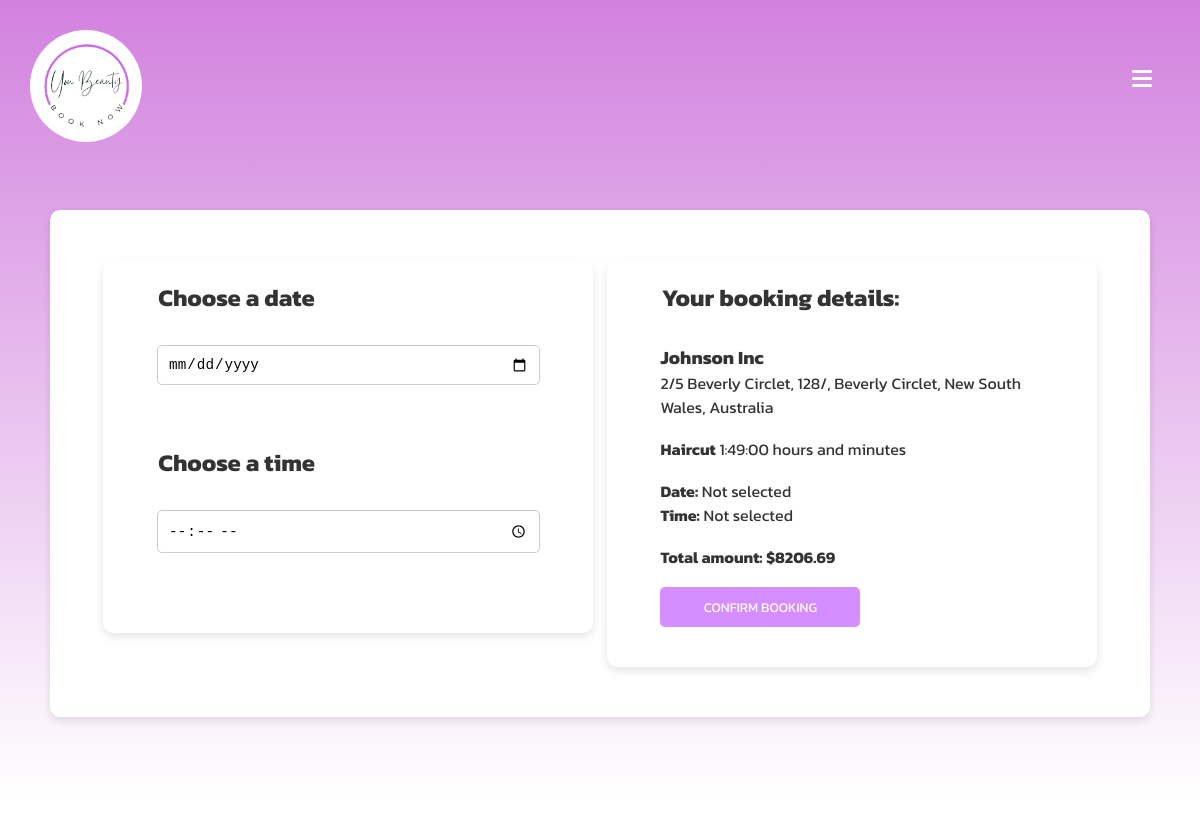
The page /book/11/ (signed in) on the database its author committed.
### salons/models.py (models this page shows, shortened)
class SalonService(models.Model):
    salon = models.ForeignKey(SalonInfo, on_delete=models.CASCADE)
    service = models.ForeignKey(Service, on_delete=models.CASCADE)
    price = models.DecimalField(max_digits=10, decimal_places=2)
    duration = models.DurationField()
    description = models.TextField(blank=True, null=True)

class SalonInfo(models.Model):
    salon_name = models.CharField(max_length=255)
    salon_address = models.OneToOneField(SalonAddress, on_delete=models.CASCADE)
    salon_photo = models.ImageField(upload_to='salon_photos/', blank=True, null=True)
    salon_openingtime = models.TimeField()
    salon_closingtime = models.TimeField()
    happyhour_times = models.CharField(max_length=255)
    happyhour_days = models.CharField(max_length=255)
    happyhour_discount = models.DecimalField(max_digits=5, decimal_places=2)

class SalonAddress(models.Model):
    address_line1 = models.CharField(max_length=255)
    address_line2 = models.CharField(max_length=255, blank=True, null=True)
    suburb = models.CharField(max_length=100, default="")
    state = models.CharField(max_length=100)
    postcode = models.CharField(max_length=10)
    country = models.CharField(max_length=100)
    def __str__(self):
        return f'{self.address_line1}, {self.address_line2}, {self.suburb}, {self.state}, {self.country}'

class Service(models.Model):
    service_name = models.CharField(max_length=255)

### customers/views.py (the view, shortened to what this page needs)
# urls.py: path('book/<int:salon_service_id>/', views.make_bookings, name='make_bookings'),
@login_required
def make_bookings(request, salon_service_id):
    salon_service = SalonService.objects.get(id=salon_service_id)
    return render(request, 'bookings/make_bookings.html', {'salon_service': salon_service})

### customers/models.py (called while the page is built)
    def __str__(self):
        return self.user.username

### templates/bookings/make_bookings.html (shortened to what this page needs)
{% extends "base.html" %}
{% load static %}
{% block content %}
<div class="top-bar"></div>
<link rel="stylesheet" type="text/css" href="{% static 'css/make_bookings.css' %}">
<div class="container">
    <link rel="stylesheet" type="text/css" href="{% static 'css/make_bookings.css' %}">
    <form method="post" action="{% url 'make_bookings' salon_service.id %}">
    <div class="booking-section">
        <div class="left-section">
            <h2>Choose a date</h2>
            <div class="calendar">
                <input type="date" id="booking-date" name="date" class="calendar-input" required>
            </div>
            <h2>Choose a time</h2>
            <div class="time-picker">
                <input type="time" id="booking-time" name="start_time" class="time-input" required>
            </div>
        </div>
        <div class="right-section">
            <h2>Your booking details:</h2>
            <div class="details-card">
                <br>
                <h3>{{ salon_service.salon.salon_name }}</h3>
                <p>{{ salon_service.salon.salon_address }}</p>
                <br>
                <p><strong>{{ salon_service.service.service_name }}</strong> <span>{{ salon_service.duration }} hours and minutes</span></p>
                <br>
                <p><strong>Date:</strong> <span id="selected-date">Not selected</span></p>
                <p><strong>Time:</strong> <span id="selected-time">Not selected</span></p>
                <br>
                <p><strong>Total amount:</strong> <strong>${{ salon_service.price }}</strong></p>
                <br>
                <button type="submit" class="confirm-button">CONFIRM BOOKING</button>
            </div>
        </div>
    </form>
    </div>
</div>
{% endblock %}

### static/css/style.css (style rules this page uses)
* { padding: 0; margin: 0; }
body { padding-bottom: 100px; }
:root { --bar-width: 20px; --bar-height: 3px; --hamburger-gap: 4px; --background: #fff; --animation-timing: 200ms ease-in-out; }

### static/css/make_bookings.css (style rules this page uses)
.top-bar { height: 60px; width: 100%; }
.container { margin-top: 100px; padding: 50px; }
.booking-section { display: flex; justify-content: space-evenly; align-items: flex-start; background-color: white; padding: 50px; border-radius: 10px; box-shadow: 0 4px 8px rgba(0, 0, 0, 0.1); gap: 10px; height: fit-content; }
.left-section, .right-section { background: white; padding: 20px; border-radius: 10px; box-shadow: 0 4px 8px rgba(0, 0, 0, 0.1); width: 45%; display: flex; flex-direction: column; align-items: center; position: relative; height: 85%; }
h2 { font-family: 'Kanit', sans-serif; color: #333; width: 100%; margin-left: 70px; margin-bottom: 10px; }
h3 { font-family: 'Kanit', sans-serif; color: #333; }
p { font-family: 'Kanit', sans-serif; color: #333; }
.calendar, .time-picker { width: 85%; display: flex; justify-content: center; margin-top: 20px; margin-bottom: 60px; }
.calendar-input, .time-input { padding: 10px; font-size: 1.1em; border: 1px solid #ccc; border-radius: 5px; width: 100%; }
.confirm-button { background-color: #d48eff; color: white; border: none; padding: 10px 20px; border-radius: 5px; cursor: pointer; font-family: 'Kanit', sans-serif; max-width: 200px; }
.details-card { width: 85%; display: flex; flex-direction: column; margin-bottom: 20px; }

### rows shown on the page
SalonService: salon.salon_name "Johnson Inc", salon.salon_address "2/5 Beverly Circlet, 128/, Beverly Circlet, New South Wales, Australia", service.service_name "Haircut", duration "1:49:00", price "8206.69"
